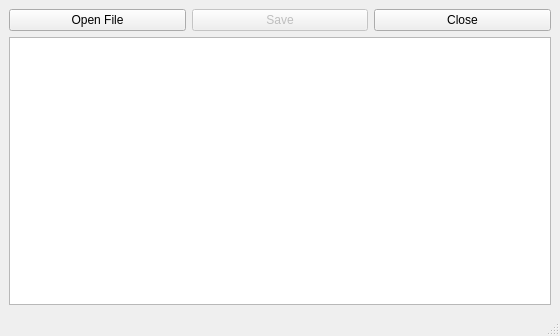
<ui version="4.0" >
 <class>notepad</class>
 <widget class="QMainWindow" name="notepad" >
  <property name="geometry" >
   <rect>
    <x>0</x>
    <y>0</y>
    <width>560</width>
    <height>336</height>
   </rect>
  </property>
  <property name="windowTitle" >
   <string>QNotepad</string>
  </property>
  <property name="windowIcon" >
   <iconset>big_smile-7.png</iconset>
  </property>
  <widget class="QWidget" name="centralwidget" >
   <layout class="QGridLayout" >
    <property name="margin" >
     <number>9</number>
    </property>
    <property name="spacing" >
     <number>6</number>
    </property>
    <item row="1" column="0" colspan="3" >
     <widget class="QTextEdit" name="editor_window" />
    </item>
    <item row="0" column="2" >
     <widget class="QPushButton" name="button_close" >
      <property name="text" >
       <string>Close</string>
      </property>
     </widget>
    </item>
    <item row="0" column="1" >
     <widget class="QPushButton" name="button_save" >
      <property name="enabled" >
       <bool>false</bool>
      </property>
      <property name="text" >
       <string>Save</string>
      </property>
     </widget>
    </item>
    <item row="0" column="0" >
     <widget class="QPushButton" name="button_open" >
      <property name="text" >
       <string>Open File</string>
      </property>
     </widget>
    </item>
   </layout>
  </widget>
  <widget class="QMenuBar" name="menubar" >
   <property name="geometry" >
    <rect>
     <x>0</x>
     <y>0</y>
     <width>560</width>
     <height>26</height>
    </rect>
   </property>
  </widget>
  <widget class="QStatusBar" name="statusbar" />
 </widget>
 <resources/>
 <connections>
  <connection>
   <sender>button_close</sender>
   <signal>clicked()</signal>
   <receiver>notepad</receiver>
   <slot>close()</slot>
   <hints>
    <hint type="sourcelabel" >
     <x>510</x>
     <y>50</y>
    </hint>
    <hint type="destinationlabel" >
     <x>519</x>
     <y>31</y>
    </hint>
   </hints>
  </connection>
 </connections>
</ui>
